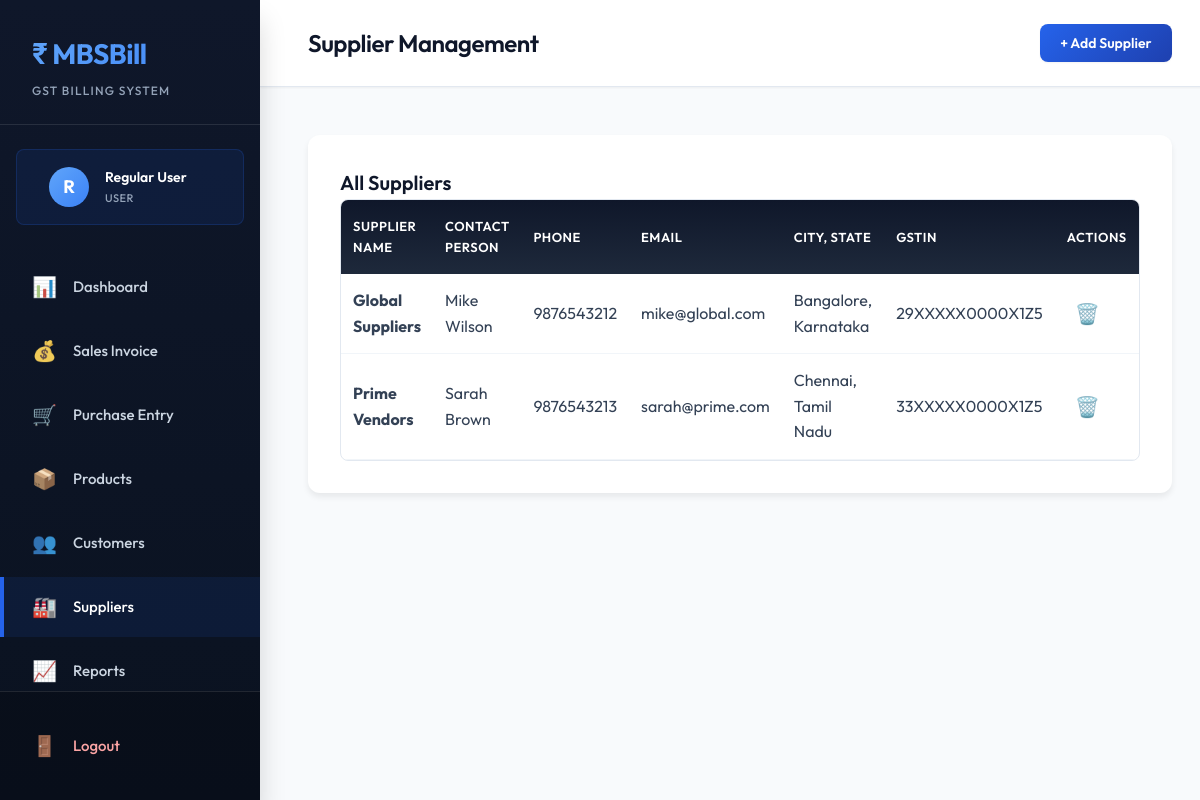
/suppliers.php (signed in), run on the app's committed database.
### tables this page shows
CREATE TABLE IF NOT EXISTS suppliers (
    id INT PRIMARY KEY AUTO_INCREMENT,
    supplier_name VARCHAR(255) NOT NULL,
    contact_person VARCHAR(255),
    phone VARCHAR(20),
    email VARCHAR(255),
    address TEXT,
    city VARCHAR(100),
    state VARCHAR(100),
    pincode VARCHAR(10),
    gstin VARCHAR(15),
    created_at TIMESTAMP DEFAULT CURRENT_TIMESTAMP
);

### database.php (called while the page is built, shortened)
<?php
class Database {
    private $host = DB_HOST;
    private $user = DB_USER;
    private $pass = DB_PASS;
    private $dbname = DB_NAME;
    private $conn;
    private function connect() {
        $this->conn = null;
        try {
            $this->conn = new PDO(
                "mysql:host=" . $this->host . ";dbname=" . $this->dbname,
                $this->user,
                $this->pass,
                array(PDO::ATTR_ERRMODE => PDO::ERRMODE_EXCEPTION)
            );
            $this->conn->setAttribute(PDO::ATTR_DEFAULT_FETCH_MODE, PDO::FETCH_ASSOC);
        } catch(PDOException $e) {
            $this->error = $e->getMessage();
            die("Connection failed: " . $this->error);
        }
    }
    public function query($sql, $params = []) {
        try {
            $stmt = $this->conn->prepare($sql);
            $stmt->execute($params);
            return $stmt;
        } catch(PDOException $e) {
            throw new Exception($e->getMessage());
        }
    }
    public function fetchAll($sql, $params = []) {
        $stmt = $this->query($sql, $params);
        return $stmt->fetchAll();
    }
}
?>

### suppliers.php (the view, shortened to what this page needs)
<?php
require_once 'database.php';
$db = new Database();
$suppliers = $db->fetchAll("SELECT * FROM suppliers ORDER BY supplier_name");
?>
<!DOCTYPE html>
<html lang="en">
<head>
    <link rel="stylesheet" href="style.css">
</head>
<body>
    <div class="app-container">
        <?php include 'sidebar.php'; ?>
        <main class="main-content">
            <header class="top-bar">
                <h2 class="page-title">Supplier Management</h2>
                <button class="btn btn-primary" onclick="document.getElementById('addModal').style.display='block'">+ Add Supplier</button>
            </header>
            <div class="content-wrapper">
                <div class="table-section">
                    <h3 class="section-title">All Suppliers</h3>
                    <div class="table-container">
                        <table class="data-table">
                            <thead>
                                <tr>
                                    <th>Supplier Name</th>
                                    <th>Contact Person</th>
                                    <th>Phone</th>
                                    <th>Email</th>
                                    <th>City, State</th>
                                    <th>GSTIN</th>
                                    <th>Actions</th>
                                </tr>
                            </thead>
                            <tbody>
                                <?php foreach($suppliers as $supplier): ?>
                                <tr>
                                    <td><strong><?php echo htmlspecialchars($supplier['supplier_name']); ?></strong></td>
                                    <td><?php echo htmlspecialchars($supplier['contact_person']); ?></td>
                                    <td><?php echo htmlspecialchars($supplier['phone']); ?></td>
                                    <td><?php echo htmlspecialchars($supplier['email']); ?></td>
                                    <td><?php echo htmlspecialchars($supplier['city'] . ', ' . $supplier['state']); ?></td>
                                    <td><?php echo htmlspecialchars($supplier['gstin']); ?></td>
                                    <td>
                                        <form method="POST" style="display: inline;" onsubmit="return confirm('Delete this supplier?');">
                                            <button type="submit" class="btn-icon" title="Delete">🗑️</button>
                                        </form>
                                    </td>
                                </tr>
                                <?php endforeach; ?>
                            </tbody>
                        </table>
                    </div>
                </div>
            </div>
        </main>
    </div>
</body>
</html>

### style.css (style rules this page uses)
:root { --primary: #2563eb; --primary-dark: #1e40af; --primary-light: #60a5fa; --secondary: #64748b; --success: #10b981; --warning: #f59e0b; --danger: #ef4444; --gray-50: #f8fafc; --gray-100: #f1f5f9; --gray-200: #e2e8f0; --gray-300: #cbd5e1; --gray-400: #94a3b8; --gray-500: #64748b; --gray-600: #475569; --gray-700: #334155; --gray-800: #1e293b; --gray-900: #0f172a; --font-primary: 'Outfit', -apple-system, BlinkMacSystemFont, sans-serif; --font-mono: 'JetBrains Mono', 'Courier New', monospace; --spacing-xs: 0.25rem; --spacing-sm: 0.5rem; --spacing-md: 1rem; --spacing-lg: 1.5rem; --spacing-xl: 2rem; --spacing-2xl: 3rem; --shadow-sm: 0 1px 2px rgba(0, 0, 0, 0.05); --shadow-md: 0 4px 6px rgba(0, 0, 0, 0.07); --shadow-lg: 0 10px 15px rgba(0, 0, 0, 0.1); --shadow-xl: 0 20px 25px rgba(0, 0, 0, 0.15); --radius-sm: 4px; --radius-md: 8px; --radius-lg: 12px; --radius-xl: 16px; }
* { margin: 0; padding: 0; box-sizing: border-box; }
body { font-family: var(--font-primary); background: var(--gray-50); color: var(--gray-800); line-height: 1.6; overflow-x: hidden; }
.app-container { display: flex; min-height: 100vh; }
.main-content { flex: 1; margin-left: 260px; min-height: 100vh; }
.top-bar { background: white; padding: var(--spacing-lg) var(--spacing-2xl); border-bottom: 1px solid var(--gray-200); display: flex; justify-content: space-between; align-items: center; position: sticky; top: 0; z-index: 50; box-shadow: var(--shadow-sm); }
.page-title { font-size: 24px; font-weight: 600; color: var(--gray-900); letter-spacing: -0.5px; }
.content-wrapper { padding: var(--spacing-2xl); max-width: 1400px; }
.table-section { background: white; border-radius: var(--radius-lg); padding: var(--spacing-xl); box-shadow: var(--shadow-md); margin-bottom: var(--spacing-xl); }
.section-title { font-size: 20px; font-weight: 600; color: var(--gray-900); }
.table-container { overflow-x: auto; border-radius: var(--radius-md); border: 1px solid var(--gray-200); }
.data-table, .items-table { width: 100%; border-collapse: collapse; }
.data-table thead, .items-table thead { background: linear-gradient(180deg, var(--gray-900) 0%, var(--gray-800) 100%); color: white; }
.data-table th, .items-table th { padding: 16px 12px; text-align: left; font-weight: 600; font-size: 13px; text-transform: uppercase; letter-spacing: 0.5px; }
.data-table td, .items-table td { padding: 14px 12px; border-bottom: 1px solid var(--gray-100); color: var(--gray-700); }
.btn { padding: 10px 20px; border: none; border-radius: var(--radius-md); font-family: var(--font-primary); font-weight: 600; font-size: 14px; cursor: pointer; transition: all 0.3s ease; text-decoration: none; display: inline-flex; align-items: center; gap: 8px; box-shadow: var(--shadow-sm); }
.btn-primary { background: linear-gradient(135deg, var(--primary) 0%, var(--primary-dark) 100%); color: white; }
.btn-icon { background: none; border: none; font-size: 20px; cursor: pointer; padding: 8px; border-radius: var(--radius-sm); transition: all 0.3s ease; }
.stat-card, .table-section, .invoice-form { animation: slideIn 0.5s ease-out; }

### data on the page
suppliers: supplier_name "Global Suppliers", contact_person "Mike Wilson", phone "9876543212", email "mike@global.com", city+state "Bangalore, Karnataka", gstin "29XXXXX0000X1Z5"
suppliers: supplier_name "Prime Vendors", contact_person "Sarah Brown", phone "9876543213", email "sarah@prime.com", city+state "Chennai, Tamil Nadu", gstin "33XXXXX0000X1Z5"

### other printed values
substr($_SESSION['full_name'] ?? 'U', 0, 1) "R"
$_SESSION['full_name'] "Regular User"
$_SESSION['role'] "USER"
